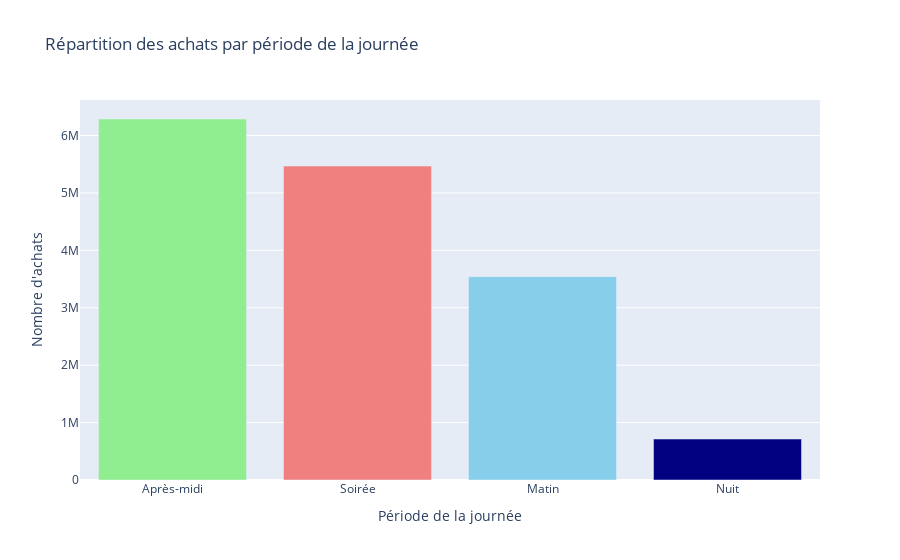

Notebook code for this chart:
### Markdown cell above
### Diagramme Répartition Achats par période de la journée

### Code cell
periods = purchase_period_totals.index.tolist()

layout2 = go.Layout(
    title='Répartition des achats par période de la journée',
    xaxis=dict(title='Période de la journée'),
    yaxis=dict(title='Nombre d\'achats')
)

# Définir les couleurs pour chaque période de la journée
colors = {
    'Matin': 'skyblue',
    'Après-midi': 'lightgreen',
    'Soirée': 'lightcoral',
    'Nuit': 'navy'
}

# Créer une trace de barres avec Plotly
bar_trace = go.Bar(
    x=purchase_period_totals.index,
    y=purchase_period_totals.values,
    marker=dict(color=[colors[period] for period in purchase_period_totals.index])
)

# Créer la figure avec la trace de barres et la mise en page
fig_achat_periode_journee = go.Figure(data=[bar_trace], layout=layout2)

# Afficher la figure interactive
fig_achat_periode_journee.show()

### Figure 1 — Plotly figure (JSON) as saved in the notebook; plotly's stock layout.template omitted (floating-point values rounded to 4 significant figures)
{"data": [{"marker": {"color": ["lightgreen", "lightcoral", "skyblue", "navy"]}, "type": "bar", "x": ["Après-midi", "Soirée", "Matin", "Nuit"], "y": [6287000.0, 5467000.0, 3541000.0, 713300.0]}], "layout": {"autosize": true, "title": {"text": "Répartition des achats par période de la journée"}, "xaxis": {"autorange": true, "range": [-0.5, 3.5], "title": {"text": "Période de la journée"}, "type": "category"}, "yaxis": {"autorange": true, "range": [0, 6618000.0], "title": {"text": "Nombre d'achats"}, "type": "linear"}}}
